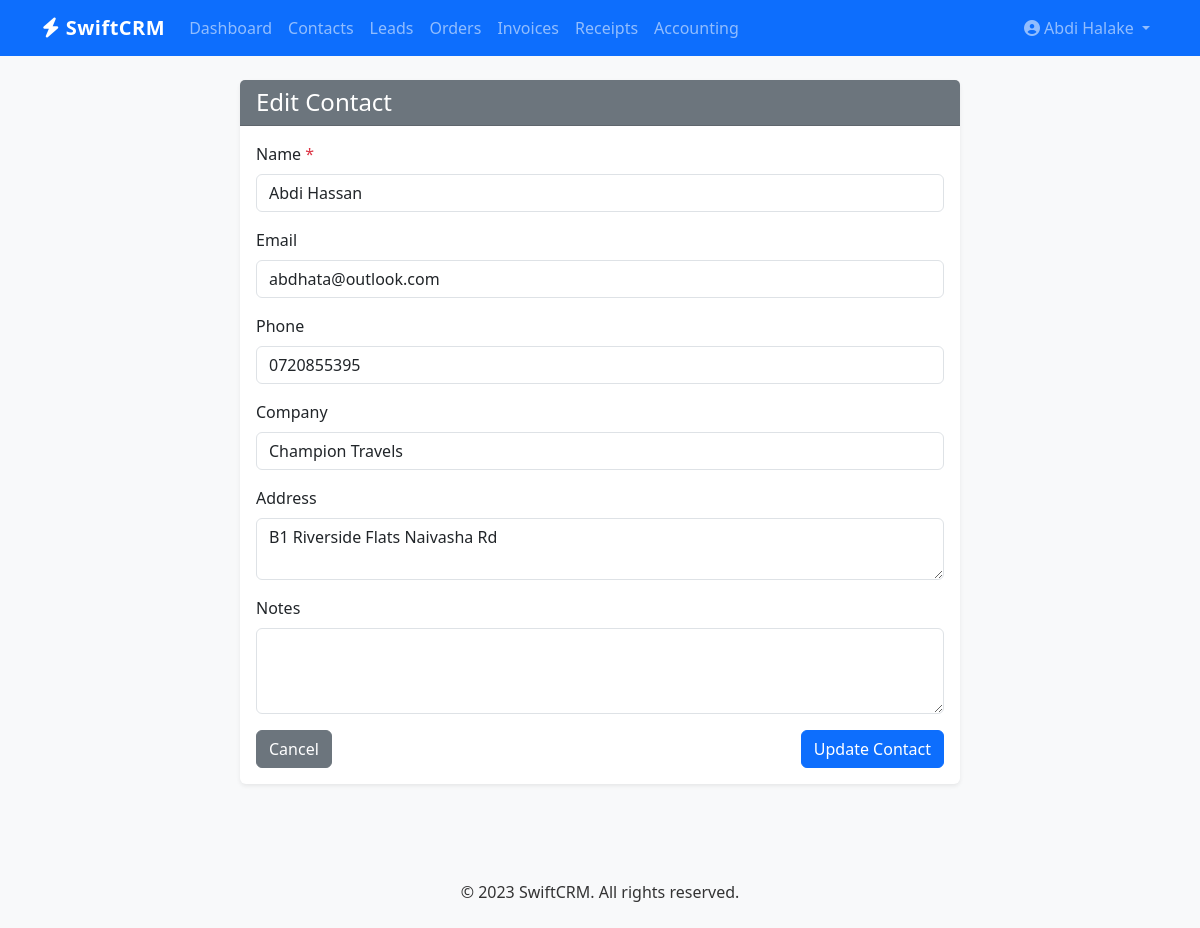
Screenshot of /contacts/1/edit (signed in) with the database file from the repository.
### backend/database/models.py (models this page shows, shortened)
class User(db.Model, UserMixin):
    __tablename__ = 'users'
    id = db.Column(db.Integer, primary_key=True)
    email = db.Column(db.String(120), unique=True, nullable=False)
    password = db.Column(db.String(200), nullable=False)
    name = db.Column(db.String(100), nullable=False)
    created_at = db.Column(db.DateTime, default=datetime.utcnow)
    contacts = db.relationship('Contact', backref='owner', lazy=True)
    leads = db.relationship('Lead', backref='owner', lazy=True)
    orders = db.relationship('Order', backref='owner', lazy=True)
    invoices = db.relationship('Invoice', backref='owner', lazy=True)
    receipts = db.relationship('Receipt', backref='owner', lazy=True)
    accounting_entries = db.relationship('AccountingEntry', backref='owner', lazy=True)

class Contact(db.Model):
    __tablename__ = 'contacts'
    id = db.Column(db.Integer, primary_key=True)
    name = db.Column(db.String(100), nullable=False)
    email = db.Column(db.String(120), nullable=True)
    phone = db.Column(db.String(20), nullable=True)
    company = db.Column(db.String(100), nullable=True)
    address = db.Column(db.String(200), nullable=True)
    notes = db.Column(db.Text, nullable=True)
    created_at = db.Column(db.DateTime, default=datetime.utcnow)
    updated_at = db.Column(db.DateTime, default=datetime.utcnow, onupdate=datetime.utcnow)
    user_id = db.Column(db.Integer, db.ForeignKey('users.id'), nullable=False)
    leads = db.relationship('Lead', backref='contact', lazy=True)
    orders = db.relationship('Order', backref='contact', lazy=True)
    invoices = db.relationship('Invoice', backref='contact', lazy=True)

### backend/routes/contact_routes.py (the view, shortened to what this page needs)
@contact_bp.route('/contacts/<int:contact_id>/edit', methods=['GET', 'POST'])
@login_required
def edit_contact(contact_id):
    contact = Contact.query.filter_by(id=contact_id, user_id=current_user.id).first_or_404()
    return render_template('edit_contact.html', contact=contact)

### backend/app.py (called while the page is built)
def create_app(config_name='default'):
    app = Flask(__name__)
    app.config.from_object(config[config_name])
    db = setup_db(app)
    login_manager = LoginManager()
    login_manager.login_view = 'auth.login'
    login_manager.init_app(app)
    @login_manager.user_loader
    def load_user(user_id):
        return User.query.get(int(user_id))
    app.register_blueprint(auth_bp)
    app.register_blueprint(contact_bp)
    app.register_blueprint(lead_bp)
    app.register_blueprint(order_bp)
    app.register_blueprint(invoice_bp)
    app.register_blueprint(receipt_bp)
    app.register_blueprint(accounting_bp)
    @app.route('/')
    def index():
        if current_user.is_authenticated:
            return render_template('index.html')
        return redirect(url_for('auth.login'))
    return app

### backend/templates/edit_contact.html (shortened to what this page needs)
{% extends "base.html" %}
{% block content %}
<div class="container mt-4">
    <div class="row">
        <div class="col-md-8 mx-auto">
            <div class="card">
                <div class="card-header bg-secondary text-white">
                    <h4 class="mb-0">Edit Contact</h4>
                </div>
                <div class="card-body">
                    <form method="POST" action="{{ url_for('contacts.edit_contact', contact_id=contact.id) }}">
                        <div class="mb-3">
                            <label for="name" class="form-label">Name <span class="text-danger">*</span></label>
                            <input type="text" class="form-control" id="name" name="name" value="{{ contact.name }}" required>
                        </div>
                        <div class="mb-3">
                            <label for="email" class="form-label">Email</label>
                            <input type="email" class="form-control" id="email" name="email" value="{{ contact.email or '' }}">
                        </div>
                        <div class="mb-3">
                            <label for="phone" class="form-label">Phone</label>
                            <input type="text" class="form-control" id="phone" name="phone" value="{{ contact.phone or '' }}">
                        </div>
                        <div class="mb-3">
                            <label for="company" class="form-label">Company</label>
                            <input type="text" class="form-control" id="company" name="company" value="{{ contact.company or '' }}">
                        </div>
                        <div class="mb-3">
                            <label for="address" class="form-label">Address</label>
                            <textarea class="form-control" id="address" name="address" rows="2">{{ contact.address or '' }}</textarea>
                        </div>
                        <div class="mb-3">
                            <label for="notes" class="form-label">Notes</label>
                            <textarea class="form-control" id="notes" name="notes" rows="3">{{ contact.notes or '' }}</textarea>
                        </div>
                        <div class="d-flex justify-content-between">
                            <a href="{{ url_for('contacts.view_contact', contact_id=contact.id) }}" class="btn btn-secondary">Cancel</a>
                            <button type="submit" class="btn btn-primary">Update Contact</button>
                        </div>
                    </form>
                </div>
            </div>
        </div>
    </div>
</div>
{% endblock %}

### backend/templates/base.html (shortened to what this page needs)
<!DOCTYPE html>
<html lang="en">
<head>
    <link href="https://cdn.jsdelivr.net/npm/bootstrap@5.3.2/dist/css/bootstrap.min.css" rel="stylesheet">
    <link rel="stylesheet" href="https://cdnjs.cloudflare.com/ajax/libs/font-awesome/6.4.0/css/all.min.css">
    <link rel="stylesheet" href="{{ url_for('static', filename='css/style.css') }}">
</head>
<body>
    {% if current_user.is_authenticated %}
    <nav class="navbar navbar-expand-lg navbar-dark bg-primary">
        <div class="container">
            <a class="navbar-brand" href="{{ url_for('index') }}">
                <i class="fas fa-bolt"></i> SwiftCRM
            </a>
            <div class="collapse navbar-collapse" id="navbarNav">
                <ul class="navbar-nav">
                    <li class="nav-item">
                        <a class="nav-link" href="{{ url_for('index') }}">Dashboard</a>
                    </li>
                    <li class="nav-item">
                        <a class="nav-link" href="{{ url_for('contacts.contacts') }}">Contacts</a>
                    </li>
                    <li class="nav-item">
                        <a class="nav-link" href="{{ url_for('leads.leads') }}">Leads</a>
                    </li>
                    <li class="nav-item">
                        <a class="nav-link" href="{{ url_for('orders.orders') }}">Orders</a>
                    </li>
                    <li class="nav-item">
                        <a class="nav-link" href="{{ url_for('invoices.invoices') }}">Invoices</a>
                    </li>
                    <li class="nav-item">
                        <a class="nav-link" href="{{ url_for('receipts.receipts') }}">Receipts</a>
                    </li>
                    <li class="nav-item">
                        <a class="nav-link" href="{{ url_for('accounting.accounting') }}">Accounting</a>
                    </li>
                </ul>
                <ul class="navbar-nav ms-auto">
                    <li class="nav-item dropdown">
                        <a class="nav-link dropdown-toggle" href="#" id="navbarDropdown" role="button" data-bs-toggle="dropdown">
                            <i class="fas fa-user-circle"></i> {{ current_user.name }}
                        </a>
                    </li>
                </ul>
            </div>
        </div>
    </nav>
    {% endif %}
    <div class="container mt-4">
        {% block content %}{% endblock %}
    </div>
    <footer class="bg-light py-4 mt-5">
        <div class="container text-center">
            <p class="mb-0">© 2023 SwiftCRM. All rights reserved.</p>
        </div>
    </footer>
</body>
</html>

### backend/static/css/style.css (style rules this page uses)
body { font-family: 'Segoe UI', Tahoma, Geneva, Verdana, sans-serif; color: #333; background-color: #f8f9fa; }
.navbar-brand { font-weight: bold; letter-spacing: 0.5px; }
.card { box-shadow: 0 0.125rem 0.25rem rgba(0, 0, 0, 0.075); border: none; margin-bottom: 1.5rem; }
.card-header { background-color: #fff; border-bottom: 1px solid rgba(0, 0, 0, 0.125); font-weight: 600; }
.btn { font-weight: 500; }
.btn-primary { background-color: #0d6efd; }

### rows the page displays
User: name "Abdi Halake"
Contact: name "Abdi Hassan", email "abdhata@outlook.com", phone "0720855395", company "Champion Travels", address "B1 Riverside Flats Naivasha Rd"
